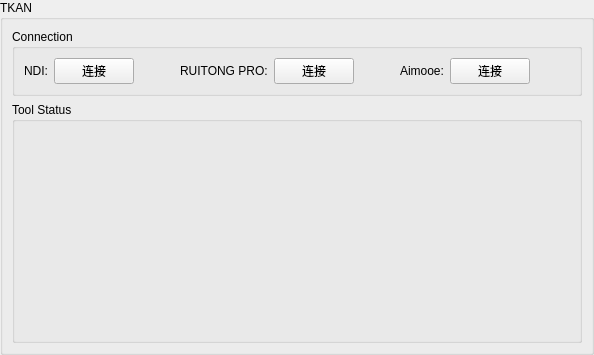
    <widget class="QGroupBox" name="gridGroupBox">
     <property name="title">
      <string>TKAN</string>
     </property>
     <layout class="QGridLayout" name="gridLayout_2">
      <property name="leftMargin">
       <number>9</number>
      </property>
      <property name="topMargin">
       <number>9</number>
      </property>
      <property name="rightMargin">
       <number>9</number>
      </property>
      <property name="bottomMargin">
       <number>9</number>
      </property>
      <item row="0" column="0">
       <widget class="QGroupBox" name="gridGroupBox">
        <property name="sizePolicy">
         <sizepolicy hsizetype="Preferred" vsizetype="Preferred">
          <horstretch>0</horstretch>
          <verstretch>0</verstretch>
         </sizepolicy>
        </property>
        <property name="title">
         <string>Connection</string>
        </property>
        <layout class="QGridLayout" name="gridLayout_4">
         <property name="leftMargin">
          <number>9</number>
         </property>
         <property name="topMargin">
          <number>9</number>
         </property>
         <property name="rightMargin">
          <number>9</number>
         </property>
         <property name="bottomMargin">
          <number>9</number>
         </property>
         <item row="0" column="2">
          <layout class="QHBoxLayout" name="horizontalLayout_2">
           <item>
            <widget class="QLabel" name="label_2">
             <property name="text">
              <string>RUITONG PRO:</string>
             </property>
            </widget>
           </item>
           <item>
            <widget class="QPushButton" name="pushButton_connectRuitongPro">
             <property name="text">
              <string>连接</string>
             </property>
            </widget>
           </item>
           <item>
            <spacer name="horizontalSpacer">
             <property name="orientation">
              <enum>Qt::Horizontal</enum>
             </property>
             <property name="sizeHint" stdset="0">
              <size>
               <width>40</width>
               <height>20</height>
              </size>
             </property>
            </spacer>
           </item>
          </layout>
         </item>
         <item row="0" column="1">
          <layout class="QHBoxLayout" name="horizontalLayout">
           <item>
            <widget class="QLabel" name="label">
             <property name="text">
              <string>NDI:</string>
             </property>
            </widget>
           </item>
           <item>
            <widget class="QPushButton" name="pushButton_connectVega">
             <property name="text">
              <string>连接</string>
             </property>
            </widget>
           </item>
           <item>
            <spacer name="horizontalSpacer_2">
             <property name="orientation">
              <enum>Qt::Horizontal</enum>
             </property>
             <property name="sizeType">
              <enum>QSizePolicy::Expanding</enum>
             </property>
             <property name="sizeHint" stdset="0">
              <size>
               <width>40</width>
               <height>20</height>
              </size>
             </property>
            </spacer>
           </item>
          </layout>
         </item>
         <item row="0" column="3">
          <layout class="QHBoxLayout" name="horizontalLayout_3">
           <item>
            <widget class="QLabel" name="label_3">
             <property name="text">
              <string>Aimooe:</string>
             </property>
            </widget>
           </item>
           <item>
            <widget class="QPushButton" name="pushButton_connectAimooe">
             <property name="text">
              <string>连接</string>
             </property>
            </widget>
           </item>
           <item>
            <spacer name="horizontalSpacer_3">
             <property name="orientation">
              <enum>Qt::Horizontal</enum>
             </property>
             <property name="sizeHint" stdset="0">
              <size>
               <width>40</width>
               <height>20</height>
              </size>
             </property>
            </spacer>
           </item>
          </layout>
         </item>
        </layout>
       </widget>
      </item>
      <item row="1" column="0">
       <widget class="QGroupBox" name="gridGroupBox">
        <property name="sizePolicy">
         <sizepolicy hsizetype="Preferred" vsizetype="Preferred">
          <horstretch>0</horstretch>
          <verstretch>0</verstretch>
         </sizepolicy>
        </property>
        <property name="title">
         <string>Tool Status</string>
        </property>
        <layout class="QGridLayout" name="gridLayout_8">
         <item row="0" column="0">
          <widget class="QmitkToolTrackingStatusWidget" name="m_StatusWidgetToolToShow" native="true">
           <property name="sizePolicy">
            <sizepolicy hsizetype="Preferred" vsizetype="Preferred">
             <horstretch>0</horstretch>
             <verstretch>0</verstretch>
            </sizepolicy>
           </property>
           <property name="minimumSize">
            <size>
             <width>0</width>
             <height>200</height>
            </size>
           </property>
           <property name="maximumSize">
            <size>
             <width>16777215</width>
             <height>50</height>
            </size>
           </property>
          </widget>
         </item>
         <item row="0" column="1">
          <widget class="QLabel" name="m_AimooeToolStatusToShow">
           <property name="text">
            <string/>
           </property>
          </widget>
         </item>
        </layout>
       </widget>
      </item>
     </layout>
    </widget>
